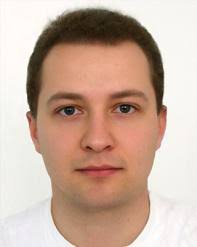
#> input picture ImageProcess/manface.jpeg, 197 x 247 px
$ python skin_detect_image.py
#> lines starting #> are read from the running program, lines starting #| are printed output that depends on the picture; after the words box and inside, x2 and y2 are one past the last pixel; in counts of white or black regions, pixels touching at a corner belong together
import cv2
import numpy as np
import matplotlib.pyplot as plt
if __name__=='__main__':
    min_HSV = np.array([0, 58, 30], dtype = "uint8")
    max_HSV = np.array([33, 255, 255], dtype = "uint8")
    image = cv2.imread("manface.jpeg")
#> image is the input picture: shape (247, 197, 3); mean B, G, R 158.8, 174.1, 201.1
    imageHSV = cv2.cvtColor(image, cv2.COLOR_BGR2HSV)
#> imageHSV: shape (247, 197, 3); mean H, S, V 22.2, 66.4, 201.4
    skinRegionHSV = cv2.inRange(imageHSV, min_HSV, max_HSV)
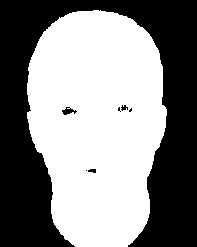
#> skinRegionHSV: shape (247, 197); 53.5% white; 7 black regions (3 under 20 px), largest, box (x1, y1, x2, y2) and area: (0, 0, 197, 247) 22489, (62, 107, 77, 115) 64, (121, 105, 128, 111) 25, (88, 169, 96, 173) 25
    skinHSV = cv2.bitwise_and(image, image, mask = skinRegionHSV)
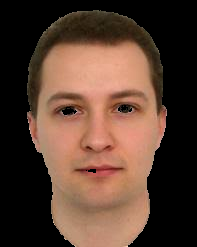
#> skinHSV: shape (247, 197, 3); mean B, G, R 49.4, 62.9, 88.9
    cv2.imshow("manface2.png", skinHSV)
    cv2.waitKey(5000)
